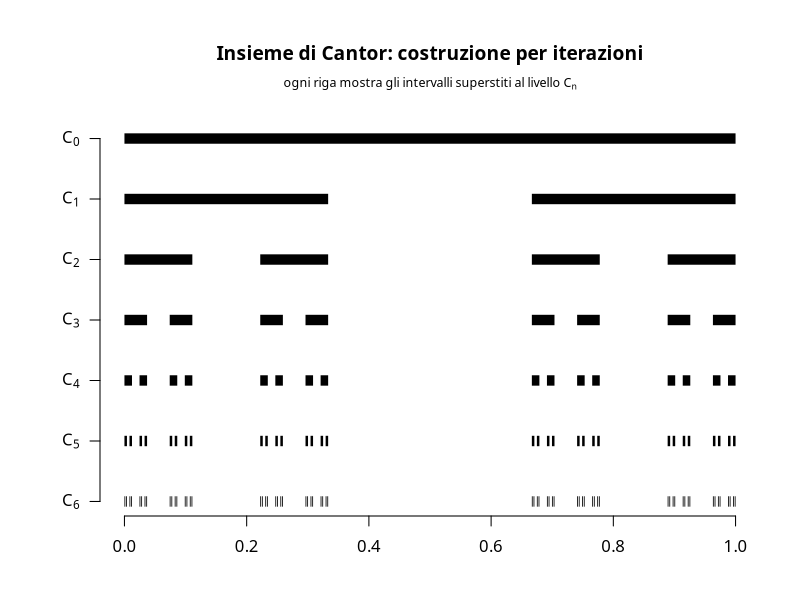

Generate this figure with R:
# Genera img/misura_cantor.png: le prime iterazioni della costruzione
# dell'insieme di Cantor (teoria_misura.md, §6), una riga per livello.

cantor_intervalli <- function(n) {
    intervalli <- matrix(c(0, 1), ncol = 2)
    for (k in seq_len(n)) {
        nuovi <- matrix(nrow = 0, ncol = 2)
        for (i in seq_len(nrow(intervalli))) {
            a <- intervalli[i, 1]
            b <- intervalli[i, 2]
            terzo <- (b - a) / 3
            nuovi <- rbind(nuovi, c(a, a + terzo), c(b - terzo, b))
        }
        intervalli <- nuovi
    }
    intervalli
}

n_livelli <- 6

# Spectral è il font usato dalla pagina GitHub (geoteo.net/static/style.css);
# richiede il device Cairo per essere referenziato per nome famiglia.
png("img/misura_cantor.png", width = 1400, height = 900, res = 150, type = "cairo")
par(mar = c(4.2, 5, 6.2, 2), family = "Spectral")
plot(NA,
    xlim = c(0, 1), ylim = c(n_livelli, 0),
    xlab = "", ylab = "", yaxt = "n", xaxt = "n", bty = "n"
)
mtext("Insieme di Cantor: costruzione per iterazioni", side = 3, line = 3.0, cex = 1.15, font = 2)
mtext(bquote("ogni riga mostra gli intervalli superstiti al livello" ~ C[n]), side = 3, line = 1.5, cex = 0.75)
axis(1, at = seq(0, 1, 0.2))
etichette <- do.call(expression, lapply(0:n_livelli, function(i) bquote(C[.(i)])))
axis(2, at = 0:n_livelli, labels = etichette, las = 1)

for (livello in 0:n_livelli) {
    ins <- cantor_intervalli(livello)
    segments(ins[, 1], livello, ins[, 2], livello, lwd = 10, lend = 1, col = "black")
}

dev.off()
